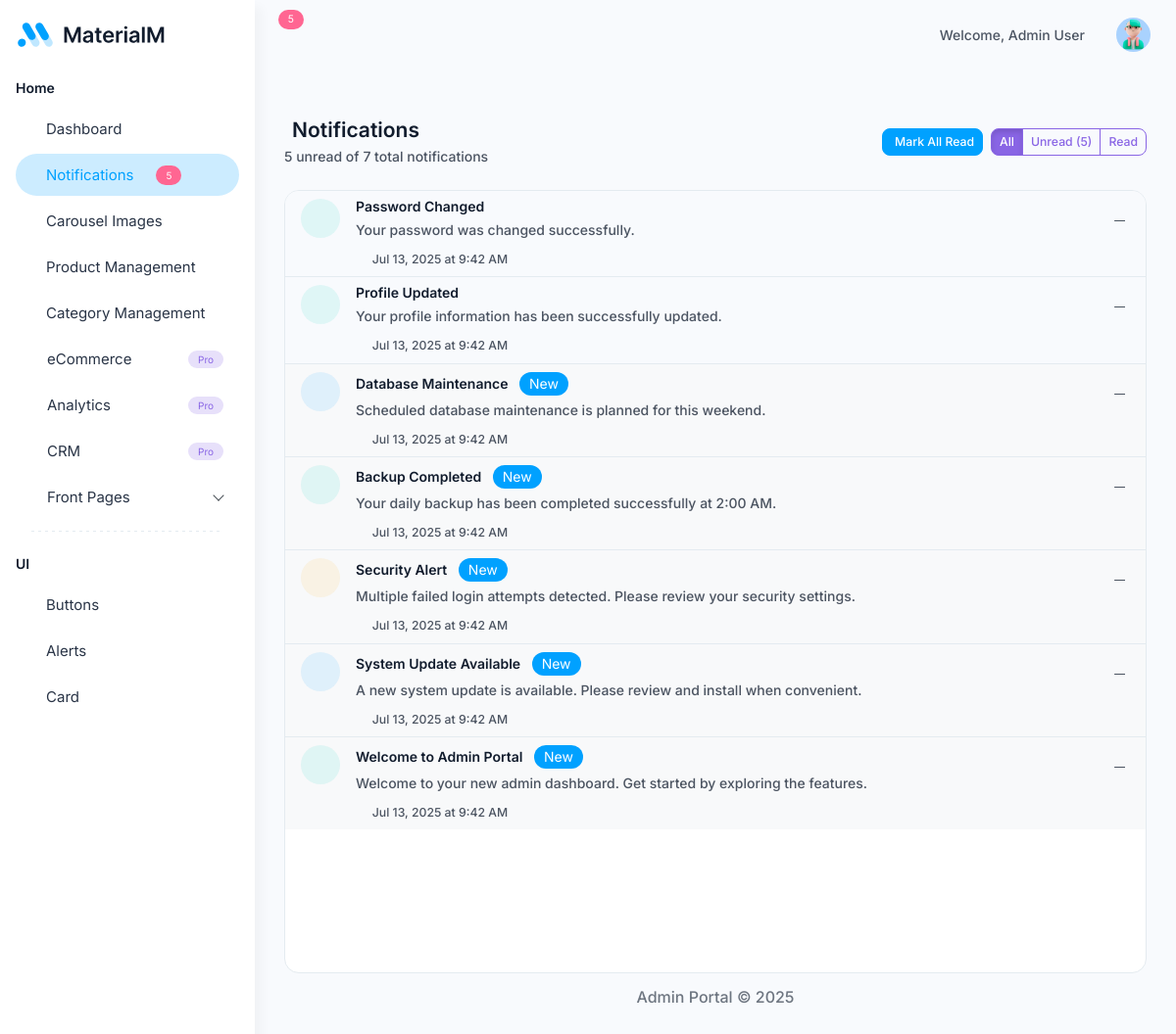
Page /notifications.php (signed in) on the committed database.
### tables this page shows
CREATE TABLE notifications (
    id INT AUTO_INCREMENT PRIMARY KEY,
    admin_id INT NOT NULL,
    title VARCHAR(255) NOT NULL,
    message TEXT NOT NULL,
    type ENUM('info', 'success', 'warning', 'danger') DEFAULT 'info',
    status ENUM('unread', 'read') DEFAULT 'unread',
    action_url VARCHAR(500) NULL,
    created_at TIMESTAMP DEFAULT CURRENT_TIMESTAMP,
    updated_at TIMESTAMP DEFAULT CURRENT_TIMESTAMP ON UPDATE CURRENT_TIMESTAMP,
    read_at TIMESTAMP NULL,
    INDEX idx_admin_id (admin_id),
    INDEX idx_status (status),
    INDEX idx_created_at (created_at),
    FOREIGN KEY (admin_id) REFERENCES admin(id) ON DELETE CASCADE
);

### includes/config.php (called while the page is built, shortened)
<?php
class NotificationManager {
    private $conn;
    private $table = "notifications";
    public function __construct($db) {
        $this->conn = $db;
    }
    public function getUnreadCount($admin_id) {
        $query = "SELECT COUNT(*) as count FROM " . $this->table . "
                  WHERE admin_id = :admin_id AND status = 'unread'";
        $stmt = $this->conn->prepare($query);
        $stmt->bindParam(':admin_id', $admin_id, PDO::PARAM_INT);
        $stmt->execute();
        $result = $stmt->fetch();
        return $result['count'] ?? 0;
    }
    public function getTypeIcon($type) {
        $icons = [
            'info' => 'ti-info-circle',
            'success' => 'ti-check-circle',
            'warning' => 'ti-alert-triangle',
            'danger' => 'ti-alert-circle'
        ];
        return $icons[$type] ?? 'ti-bell';
    }
    public function getTypeColor($type) {
        $colors = [
            'info' => 'primary',
            'success' => 'success',
            'warning' => 'warning',
            'danger' => 'danger'
        ];
        return $colors[$type] ?? 'primary';
    }
}
?>

### notifications.php (the view, shortened to what this page needs)
<?php
require_once 'includes/config.php';
$notifications = [];
$unreadCount = 0;
$totalCount = 0;
try {
    $database = new Database();
    $db = $database->getConnection();
    $notificationManager = new NotificationManager($db);
    $admin_id = $_SESSION['admin_id'];
    $filter = $_GET['filter'] ?? 'all';
    $query = "SELECT id, title, message, type, status, action_url, created_at
              FROM notifications
              WHERE admin_id = :admin_id";
    $query .= " ORDER BY created_at DESC LIMIT 50";
    $stmt = $db->prepare($query);
    $stmt->bindParam(':admin_id', $admin_id, PDO::PARAM_INT);
    $stmt->execute();
    $notifications = $stmt->fetchAll();
    $unreadCount = $notificationManager->getUnreadCount($admin_id);
    $totalQuery = "SELECT COUNT(*) as total FROM notifications WHERE admin_id = :admin_id";
    $totalStmt = $db->prepare($totalQuery);
    $totalStmt->bindParam(':admin_id', $admin_id, PDO::PARAM_INT);
    $totalStmt->execute();
    $totalResult = $totalStmt->fetch();
    $totalCount = $totalResult['total'] ?? 0;
} catch (Exception $e) {
    error_log('Notifications page error: ' . $e->getMessage());
    $error_message = 'Unable to load notifications.';
}
?>
<div class="d-flex justify-content-between align-items-center mb-4">
    <div>
        <h4 class="fw-semibold mb-1">
            Notifications
        </h4>
        <p class="text-muted mb-0">
            <?php echo $unreadCount; ?> unread of <?php echo $totalCount; ?> total notifications
        </p>
    </div>
    <div class="d-flex gap-2">
        <?php if ($unreadCount > 0): ?>
            <button class="btn btn-primary btn-sm" onclick="markAllAsRead()">
                Mark All Read
            </button>
        <?php endif; ?>
        <div class="btn-group" role="group">
            <a href="?filter=all" class="btn btn-outline-secondary btn-sm <?php echo $filter === 'all' ? 'active' : ''; ?>">
                All
            </a>
            <a href="?filter=unread" class="btn btn-outline-secondary btn-sm <?php echo $filter === 'unread' ? 'active' : ''; ?>">
                Unread (<?php echo $unreadCount; ?>)
            </a>
            <a href="?filter=read" class="btn btn-outline-secondary btn-sm <?php echo $filter === 'read' ? 'active' : ''; ?>">
                Read
            </a>
        </div>
    </div>
</div>
<div class="notifications-container bg-white rounded-3 border">
    <?php if (isset($error_message)): ?>
        <div class="alert alert-danger m-3">
            <iconify-icon icon="solar:danger-circle-bold" class="me-2"></iconify-icon>
            <?php echo htmlspecialchars($error_message); ?>
        </div>
    <?php else: ?>
        <div class="list-group list-group-flush">
                        <?php foreach ($notifications as $notification): ?>
                            <div class="list-group-item list-group-item-action notification-item <?php echo $notification['status'] === 'unread' ? 'unread' : ''; ?>"
                                 data-notification-id="<?php echo $notification['id']; ?>"
                                 onclick="handleNotificationClick(<?php echo $notification['id']; ?>, '<?php echo $notification['action_url']; ?>')"
                                 style="cursor: pointer;">
                                <div class="d-flex w-100 justify-content-between align-items-start">
                                    <div class="d-flex align-items-start flex-grow-1">
                                        <div class="flex-shrink-0 me-3">
                                            <div class="rounded-circle bg-<?php echo $notificationManager->getTypeColor($notification['type']); ?>
                                                        bg-opacity-10 p-2 d-flex align-items-center justify-content-center"
                                                 style="width: 40px; height: 40px;">
                                                <i class="ti <?php echo $notificationManager->getTypeIcon($notification['type']); ?>
                                                   text-<?php echo $notificationManager->getTypeColor($notification['type']); ?> fs-5"></i>
                                            </div>
                                        </div>
                                        <div class="flex-grow-1">
                                            <h6 class="mb-1 <?php echo $notification['status'] === 'unread' ? 'fw-bold' : ''; ?>">
                                                <?php echo htmlspecialchars($notification['title']); ?>
                                                <?php if ($notification['status'] === 'unread'): ?>
                                                    <span class="badge bg-primary ms-2">New</span>
                                                <?php endif; ?>
                                            </h6>
                                            <p class="mb-2 text-muted">
                                                <?php echo htmlspecialchars($notification['message']); ?>
                                            </p>
                                            <small class="text-muted">
                                                <i class="ti ti-clock me-1"></i>
                                                <?php echo date('M j, Y \a\t g:i A', strtotime($notification['created_at'])); ?>
                                            </small>
                                        </div>
                                    </div>
                                    <div class="dropdown">
                                        <button class="btn btn-link text-muted p-1" type="button"
                                                data-bs-toggle="dropdown" aria-expanded="false"
                                                onclick="event.stopPropagation();">
                                            <i class="ti ti-dots-vertical"></i>
                                        </button>
                                    </div>
                                </div>
                            </div>
                        <?php endforeach; ?>
                    </div>
                <?php endif; ?>
</div>
<?php
include 'includes/layout.php';
?>

### notifications.php (style rules this page uses)
.notifications-container { height: 100vh; overflow-y: auto; }
.notification-item { border-left: 3px solid transparent; transition: all 0.3s ease; }
.notification-item.unread { border-left-color: #5d87ff !important; background-color: #f8f9fa; }

### rows in the picture
notifications: title "Password Changed", message "Your password was changed successfully.", created_at "Jul 13, 2025 at 9:42 AM"
notifications: title "Profile Updated", message "Your profile information has been successfully updated.", created_at "Jul 13, 2025 at 9:42 AM"
notifications: title "Database Maintenance", status "New", message "Scheduled database maintenance is planned for this weekend.", created_at "Jul 13, 2025 at 9:42 AM"
notifications: title "Backup Completed", status "New", message "Your daily backup has been completed successfully at 2:00 AM.", created_at "Jul 13, 2025 at 9:42 AM"
notifications: title "Security Alert", status "New", message "Multiple failed login attempts detected. Please review your security settings.", created_at "Jul 13, 2025 at 9:42 AM"
notifications: title "System Update Available", status "New", message "A new system update is available. Please review and install when convenient.", created_at "Jul 13, 2025 at 9:42 AM"
notifications: title "Welcome to Admin Portal", status "New", message "Welcome to your new admin dashboard. Get started by exploring the features.", created_at "Jul 13, 2025 at 9:42 AM"

### other values in the picture
$sidebarUnreadCount "5"
$unreadCount "5"
$_SESSION['admin_name'] "Admin User"
$totalCount "7"
